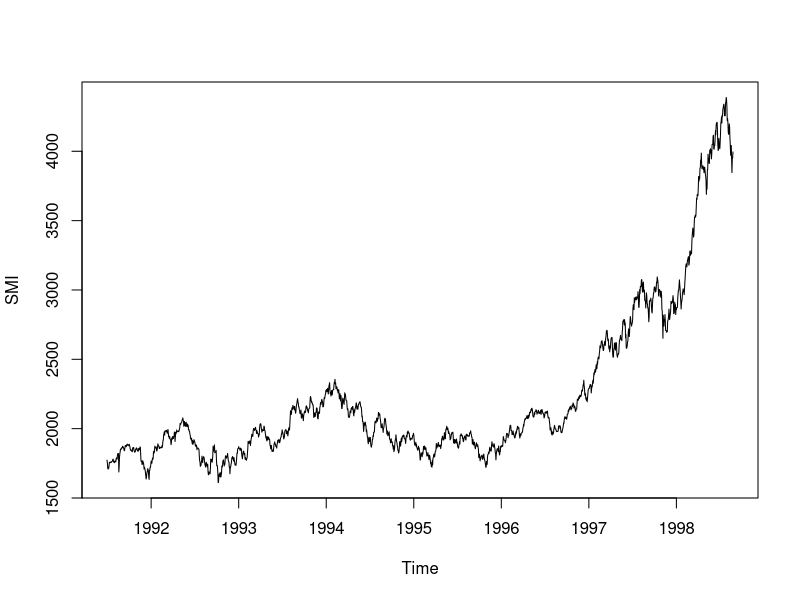
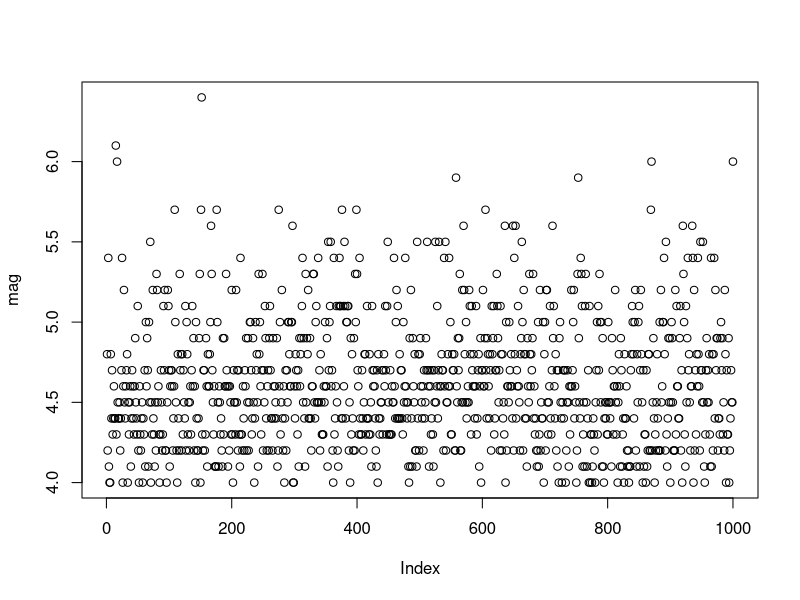
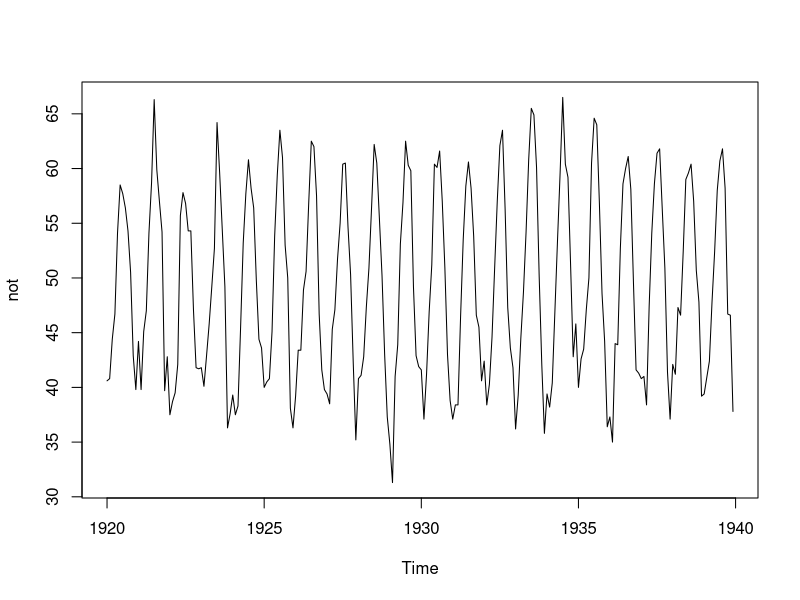
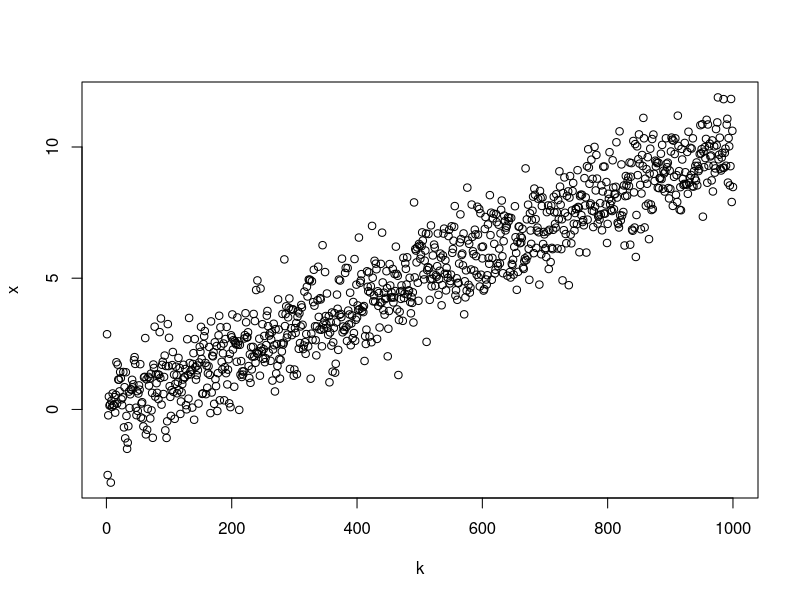
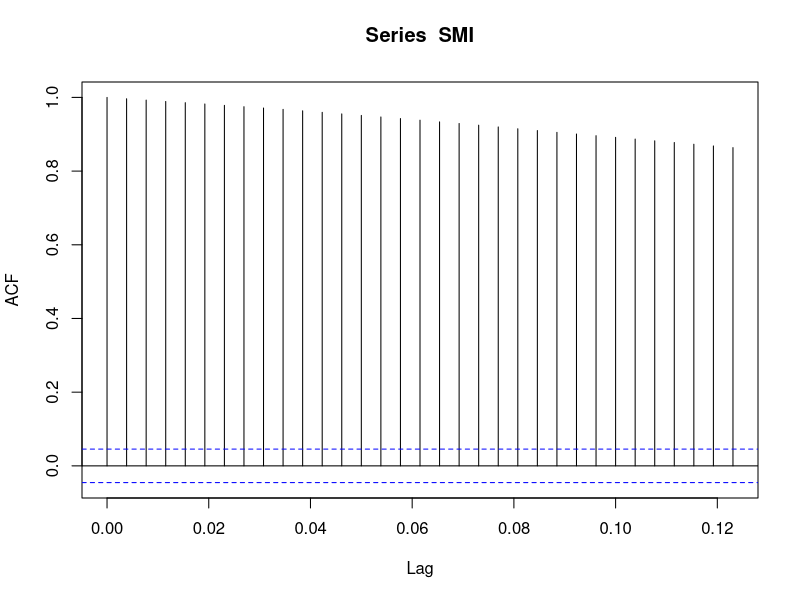
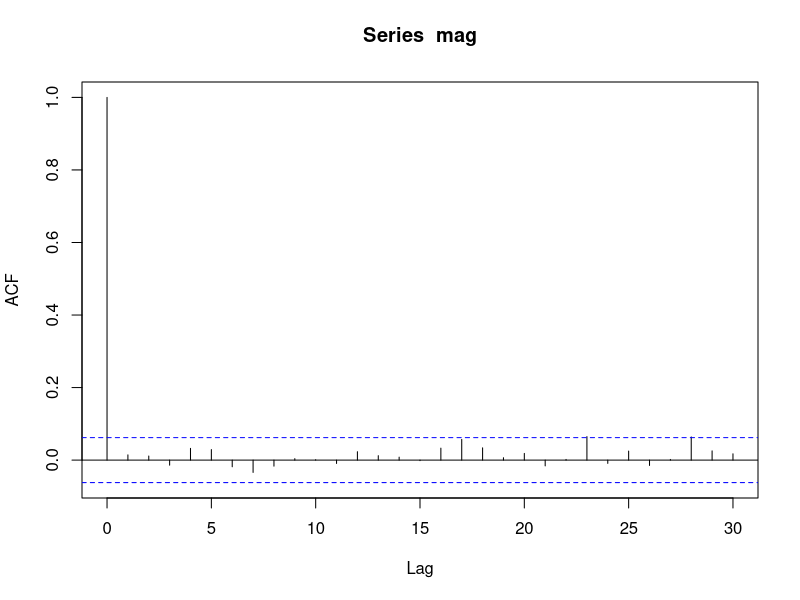
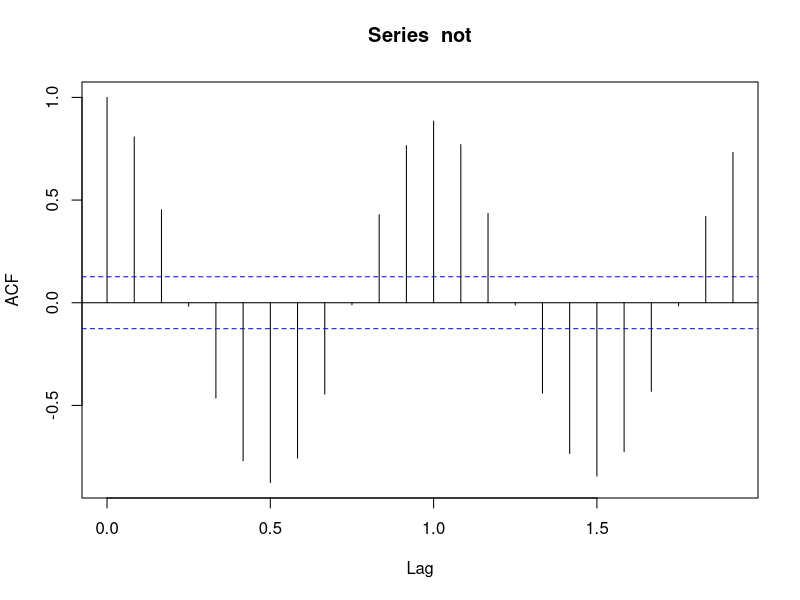
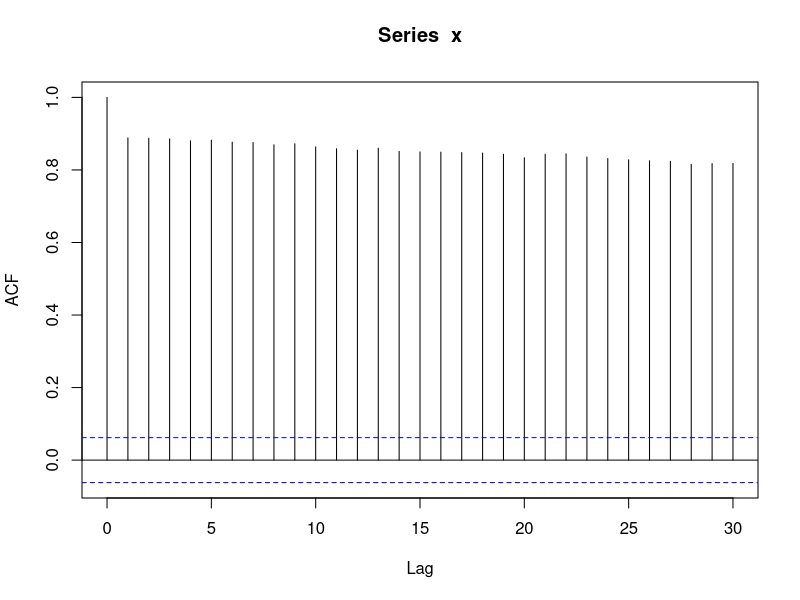

Source code (R) for these figures, in order:
SMI=EuStockMarkets[,3]
mag=quakes[,4]
not=nottem
k=c(1:1000)
e=rnorm(1000,0,1)
x=0.01*k + e
#time series
plot(SMI)
plot(mag)
plot(not)
plot(k,x)

#ACF
acf(SMI,lag.max =NULL,type="correlation",plot=TRUE)
acf(mag,lag.max =NULL,type="correlation",plot=TRUE)
acf(not,lag.max =NULL,type="correlation",plot=TRUE)
acf(x,lag.max =NULL,type="correlation",plot=TRUE)

#PACF
pacf(SMI,lag.max =NULL,plot=TRUE)
pacf(mag,lag.max =NULL,plot=TRUE)
pacf(not,lag.max =NULL,plot=TRUE)
pacf(x,lag.max =NULL,plot=TRUE)
